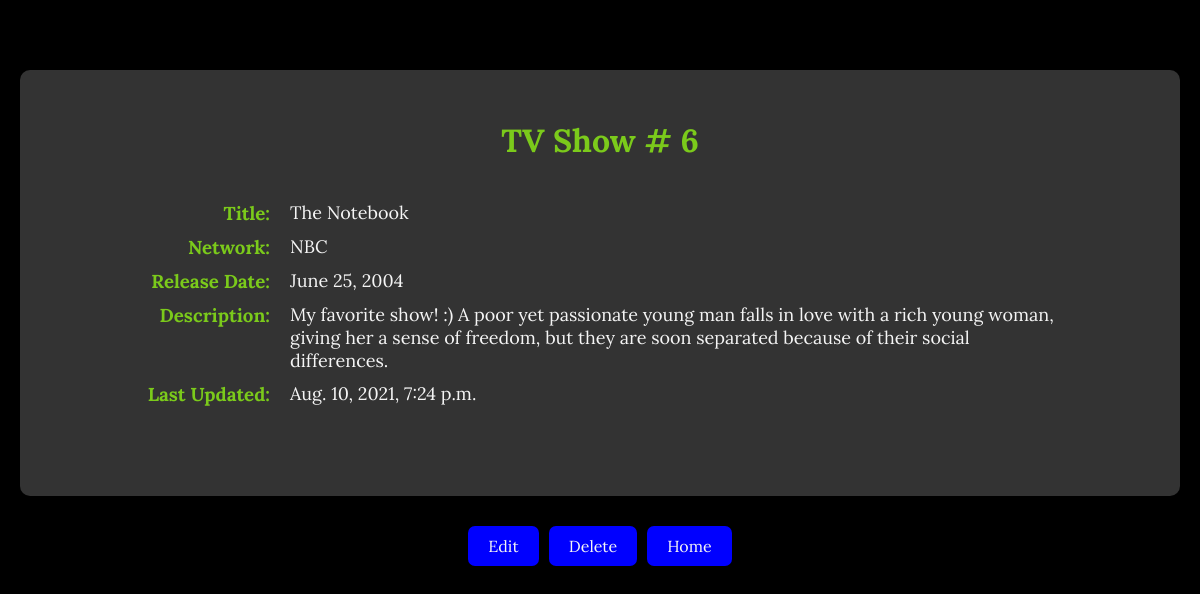
The app's page /shows/6/show, older data.
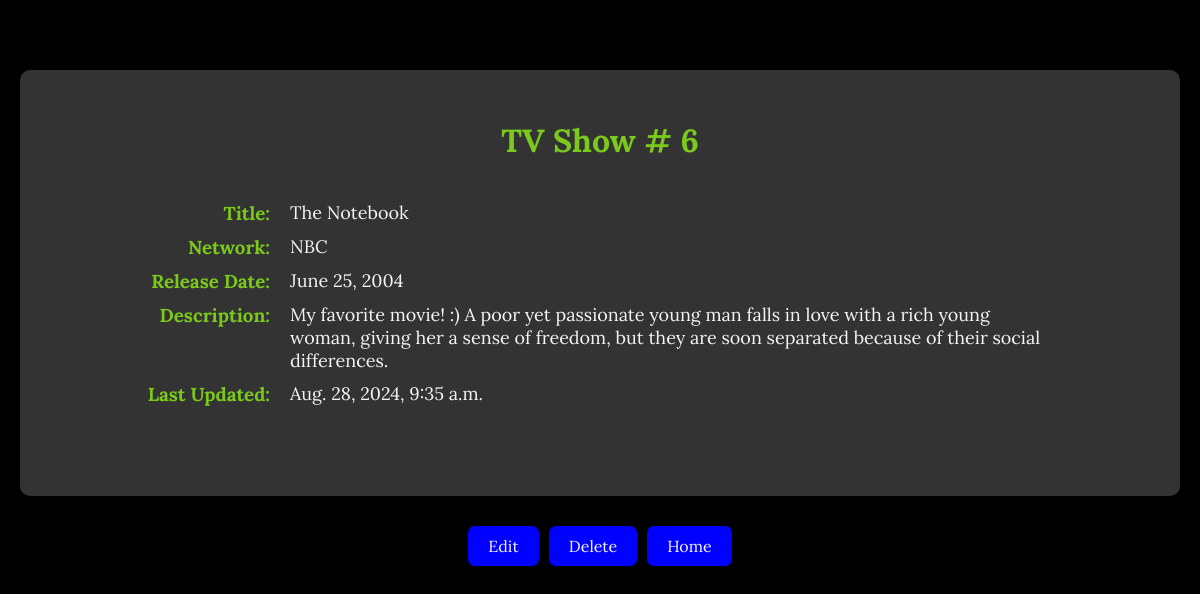
The same page, newer data.
### semi_restful_validated_app/models.py (models this page shows, shortened)
class Show(models.Model):
    title = models.CharField(max_length=255)
    network = models.CharField(max_length=255)
    release_date = models.DateField()
    description = models.CharField(max_length=255)
    objects = ShowManager()
    created_at = models.DateTimeField(auto_now_add=True)
    updated_at = models.DateTimeField(auto_now=True)

### semi_restful_validated_app/views.py (the view)
# urls.py: path('shows/<int:show_id>/show', views.show, name='show'),  # Display specific show details
def show(request, show_id):
    one_show = Show.objects.get(id=show_id)
    context = {
        'show': one_show
    }
    return render(request, 'tv_show.html', context)

### semi_restful_validated_app/templates/tv_show.html (shortened to what this page needs)
<!DOCTYPE html>
<html lang="en">
<head>
    {% load static %}
    <link rel="stylesheet" href="{% static 'css/tvShow.css' %}">
</head>
<body>
    <div class="container">
        <div class="main">
                <h1>TV Show # {{show.id}}</h1>
                <div class="content">
                    <div>
                        <h3>Title:</h3>
                        <p>{{ show.title }}</p>
                    </div>
                    <div>
                        <h3>Network:</h3>
                        <p>{{ show.network }}</p>
                    </div>
                    <div>
                        <h3>Release Date:</h3>
                        <p>{{ show.release_date }}</p>
                    </div>
                    <div>
                        <h3>Description:</h3>
                        <p>{{ show.description }}</p>
                    </div>
                    <div>
                        <h3>Last Updated:</h3>
                        <p>{{ show.updated_at }}</p>
                    </div>
                </div>
        </div>
        <div class="button-wrapper">
            <a href="{% url 'edit' show.id %}">
                <button class="btn" type="button">Edit</button>
            </a>
            <form method="POST" id="delete_btn" action="{% url 'delete' show.id %}">
                <button type="submit" class="btn"
                    onclick="return confirm('Are you sure you want to delete this show?');">Delete</button>
            </form>
            <button class="btn" type="button" onclick="window.location.href='{% url 'index' %}'">Home</button>
        </div>
    </div>
</body>
</html>

### semi_restful_validated_app/static/css/tvShow.css (style rules this page uses)
* { margin: 0; padding: 0; box-sizing: border-box; font-family: Lora, serif; }
.container { display: flex; flex-direction: column; align-items: center; background-color: black; min-height: 100vh; padding: 20px; }
.main { display: flex; flex-direction: column; margin-top: 50px; background-color: #333; padding: 50px 120px 50px 120px; border-radius: 10px; width: 100%; }
h1 { color: rgb(123, 202, 27); margin: 0 auto; margin-bottom: 40px; }
.content { color: whitesmoke; display: flex; flex-direction: column; margin-bottom: 30px; }
.content > div { display: flex; align-items: flex-start; margin-bottom: 10px; }
h3 { color: rgb(123, 202, 27); margin: 0; min-width: 150px; text-align: right; padding-right: 20px; }
p { margin: 0; flex: 1; font-size: large; }
.button-wrapper { display: flex; justify-content: center; gap: 10px; margin: 30px 0 20px 0; }
.btn { background-color: blue; color: whitesmoke; padding: 10px 20px; border: none; border-radius: 7px; cursor: pointer; font-size: 16px; transition: background-color 0.3s; }

Row changes from the older to the newer data that the page shows:
changed Show "The Notebook": description "My favorite show! :) A poor yet…" → "My favorite movie! :) A poor yet…"; updated_at "Aug. 10, 2021, 7:24 p.m." → "Aug. 28, 2024, 9:35 a.m."
